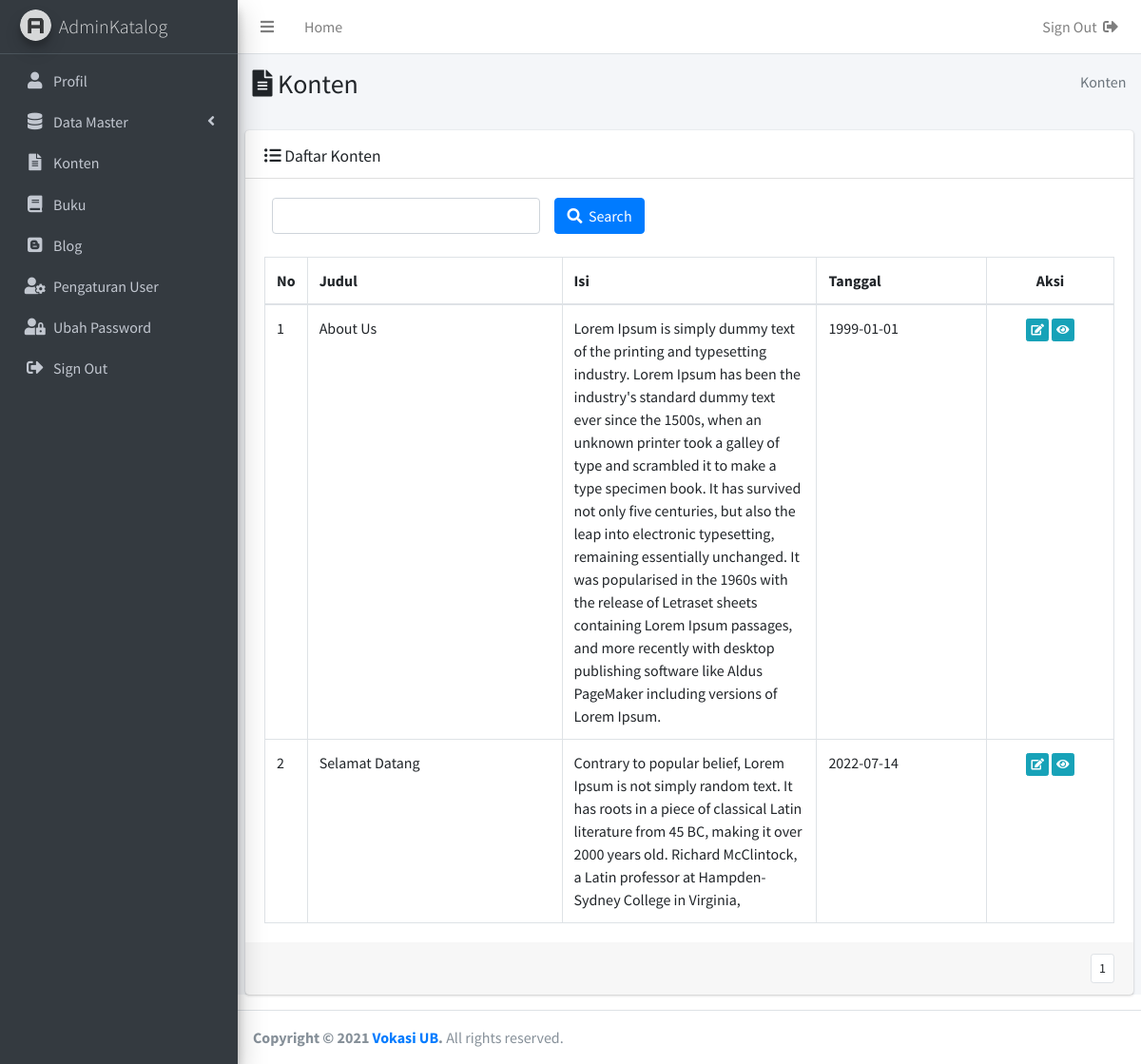
Page /admin/index.php?include=konten (signed in) on the committed database.
### tables this page shows
CREATE TABLE `konten` (
  `id_konten` int(11) NOT NULL,
  `judul` varchar(255) DEFAULT NULL,
  `isi` text DEFAULT NULL,
  `tanggal` date NOT NULL DEFAULT '1999-01-01'
);

### admin/include/konten.php (the view, shortened to what this page needs)
<section class="content-header">
    <div class="container-fluid">
      <div class="row mb-2">
        <div class="col-sm-6">
          <h3><i class="fas fa-file-alt"></i> Konten</h3>
        </div>
        <div class="col-sm-6">
          <ol class="breadcrumb float-sm-right">
            <li class="breadcrumb-item active"> Konten</li>
          </ol>
        </div>
      </div>
    </div>
  </section>
  <section class="content">
          <div class="card">
            <div class="card-header">
              <h3 class="card-title" style="margin-top:5px;"><i class="fas fa-list-ul"></i> Daftar  Konten</h3>
            </div>
            <div class="card-body">
            <div class="col-md-12">
                <form method="post" action="index.php?include=konten">
                  <div class="row">
                      <div class="col-md-4 bottom-10">
                        <input type="text" class="form-control" id="kata_kunci" name="katakunci">
                      </div>
                      <div class="col-md-5 bottom-10">
                        <button type="submit" class="btn btn-primary"><i class="fas fa-search"></i>&nbsp; Search</button>
                      </div>
                  </div>
                </form>
              </div><br>
              <table class="table table-bordered">
                <thead>
                  <tr>
                    <th width="5%">No</th>
                    <th width="30%">Judul</th>
                    <th width="30%">Isi</th>
                    <th width="20%">Tanggal</th>
                    <th width="15%"><center>Aksi</center></th>
                  </tr>
                </thead>
                <tbody>
                <?php
                $batas = 2;
                if(!isset($_GET['halaman'])){
                  $posisi = 0;
                }else{
                  $halaman = $_GET['halaman'];
                  $posisi = ($halaman-1) * $batas;
                }
                  $sql_k = "SELECT `id_konten`,`judul`,`isi`,`tanggal` FROM `konten`";
                  $sql_k .= " ORDER BY `judul` limit $posisi, $batas ";
                  $query_k = mysqli_query($koneksi,$sql_k);
                  $no = $posisi+1;
                while($data_k = mysqli_fetch_row($query_k)){
                  $id_konten = $data_k[0];
                  $judul = $data_k[1];
                  $isi = $data_k[2];
                  $tanggal = $data_k[3];
                ?>
                  <tr>
                    <td><?php echo $no;?></td>
                    <td><?php echo $judul;?></td>
                    <td><?php echo $isi;?></td>
                    <td><?php echo $tanggal;?></td>
                    <td align="center">
                      <a href="index.php?include=edit-konten&data=<?php echo $id_konten;?>" class="btn btn-xs btn-info"><i class="fas fa-edit"></i></a>
                      <a href="index.php?include=detail-konten&data=<?php echo $id_konten;?>" class="btn btn-xs btn-info" title="Detail"><i class="fas fa-eye"></i></a>
                    </td>
                  </tr>
                  <?php $no++;}?>
                </tbody>
              </table>
            </div>
            <?php
            $sql_jum = "select `id_konten`, `judul`,`tanggal` from `konten` ";
            $sql_jum .= " order by `judul`";
            $query_jum = mysqli_query($koneksi,$sql_jum);
            $jum_data = mysqli_num_rows($query_jum);
            $jum_halaman = ceil($jum_data/$batas);
            ?>
            <div class="card-footer clearfix">
            <ul class="pagination pagination-sm m-0 float-right">
              <?php
              if($jum_halaman==0){
              }else if($jum_halaman==1){
              echo "<li class='page-item'><a class='page-link'>1</a></li>";
              }
              ?>
            </ul>
            </div>
          </div>
  </section>

### rows in the picture
konten: judul "About Us", isi "Lorem Ipsum is simply dummy text of the printing and typesetting industry. Lorem Ipsum has been the industry's standard dummy text ever since the 1500s, when an unknown printer took a galley of type and scrambled it to make a type specimen book. It has survived not only five centuries, but also the leap into electronic typesetting, remaining essentially unchanged. It was popularised in the 1960s with the release of Letraset sheets containing Lorem Ipsum passages, and more recently with desktop publishing software like Aldus PageMaker including versions of Lorem Ipsum.", tanggal "1999-01-01"
konten: judul "Selamat Datang", isi "Contrary to popular belief, Lorem Ipsum is not simply random text. It has roots in a piece of classical Latin literature from 45 BC, making it over 2000 years old. Richard McClintock, a Latin professor at Hampden-Sydney College in Virginia,", tanggal "2022-07-14"
